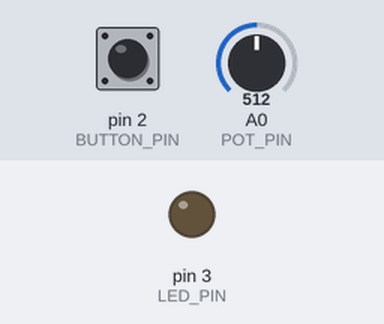
Recording of a sketch running on a simulated Arduino Uno, built with avr-gcc and run on an emulated ATmega328P. Shown: output pins drawn as LEDs (lit = HIGH). The inputs (shaded band) are chosen by the test bench; at power-on: pin 2 (BUTTON_PIN) HIGH, A0 (POT_PIN) = 512.

Above: at 1.2 s.
1.3 s: pin 2 (BUTTON_PIN) pulled LOW for 0.15 s
At 2.1 s:
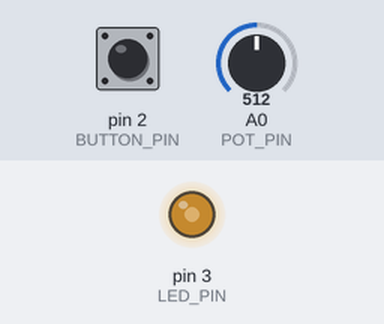
2.9 s: A0 (POT_PIN) set to 716
At 3.9 s:
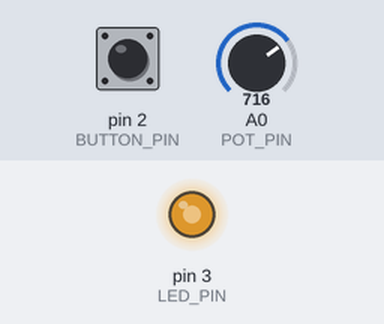
4.4 s: A0 (POT_PIN) set to 900
At 5.0 s:
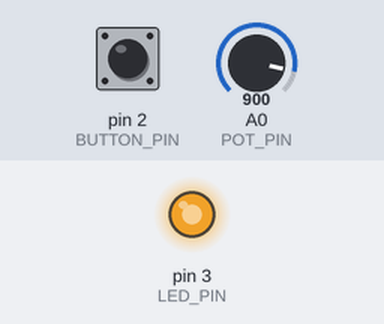
5.9 s: A0 (POT_PIN) set to 122
At 6.2 s:
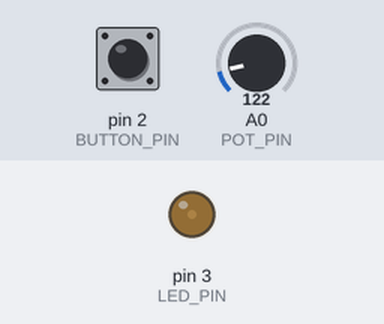
7.4 s: A0 (POT_PIN) set to 511
At 8.5 s:
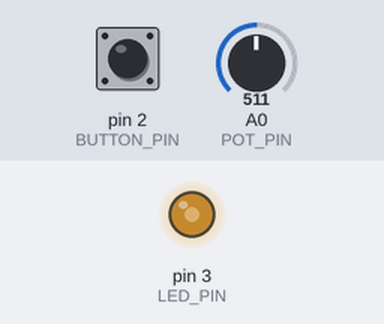
8.9 s: pin 2 (BUTTON_PIN) pulled LOW for 1 s
At 10.3 s:
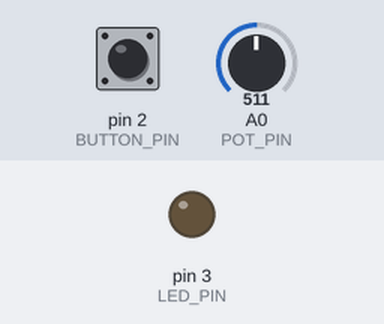
Timing chart, 0 to 11.9 s (numbered marks = the images above; inputs shaded):
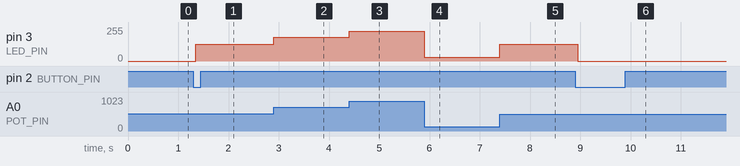

Measured:
- after the input at 1.3 s, pin 3 (LED_PIN): 0/255 → 127/255 after 0.05 s
- after the input at 2.9 s, pin 3 (LED_PIN): 127/255 → 178/255 at once
- after the input at 4.4 s, pin 3 (LED_PIN): 178/255 → 224/255 at once
- after the input at 5.9 s, pin 3 (LED_PIN): 224/255 → 30/255 at once
- after the input at 7.4 s, pin 3 (LED_PIN): 30/255 → 127/255 at once
- after the input at 8.9 s, pin 3 (LED_PIN): 127/255 → 0/255 after 0.05 s

The sketch:

sketch.ino
```cpp
const int LED_PIN = 3;      // PWM pin (~) for brightness
const int BUTTON_PIN = 2;   // button to GND, uses internal pull-up
const int POT_PIN = A0;     // potentiometer wiper

bool ledOn = false;             // current on/off state
int lastButtonReading = HIGH;   // last raw reading (HIGH = not pressed with pull-up)
unsigned long lastDebounceTime = 0;
const unsigned long debounceDelay = 50;

void setup() {
  pinMode(LED_PIN, OUTPUT);
  pinMode(BUTTON_PIN, INPUT_PULLUP);  // no external resistor needed
}

void loop() {
  // --- Read button with debounce ---
  int reading = digitalRead(BUTTON_PIN);

  if (reading != lastButtonReading) {
    lastDebounceTime = millis();   // input changed, reset timer
  }

  if ((millis() - lastDebounceTime) > debounceDelay) {
    // reading has been stable long enough
    static int buttonState = HIGH;
    if (reading != buttonState) {
      buttonState = reading;
      // with INPUT_PULLUP, a press pulls the pin LOW
      if (buttonState == LOW) {
        ledOn = !ledOn;   // toggle on each press
      }
    }
  }
  lastButtonReading = reading;

  // --- Set brightness from potentiometer ---
  if (ledOn) {
    int potValue = analogRead(POT_PIN);          // 0..1023
    int brightness = map(potValue, 0, 1023, 0, 255);
    analogWrite(LED_PIN, brightness);
  } else {
    analogWrite(LED_PIN, 0);                      // off
  }
}
```
